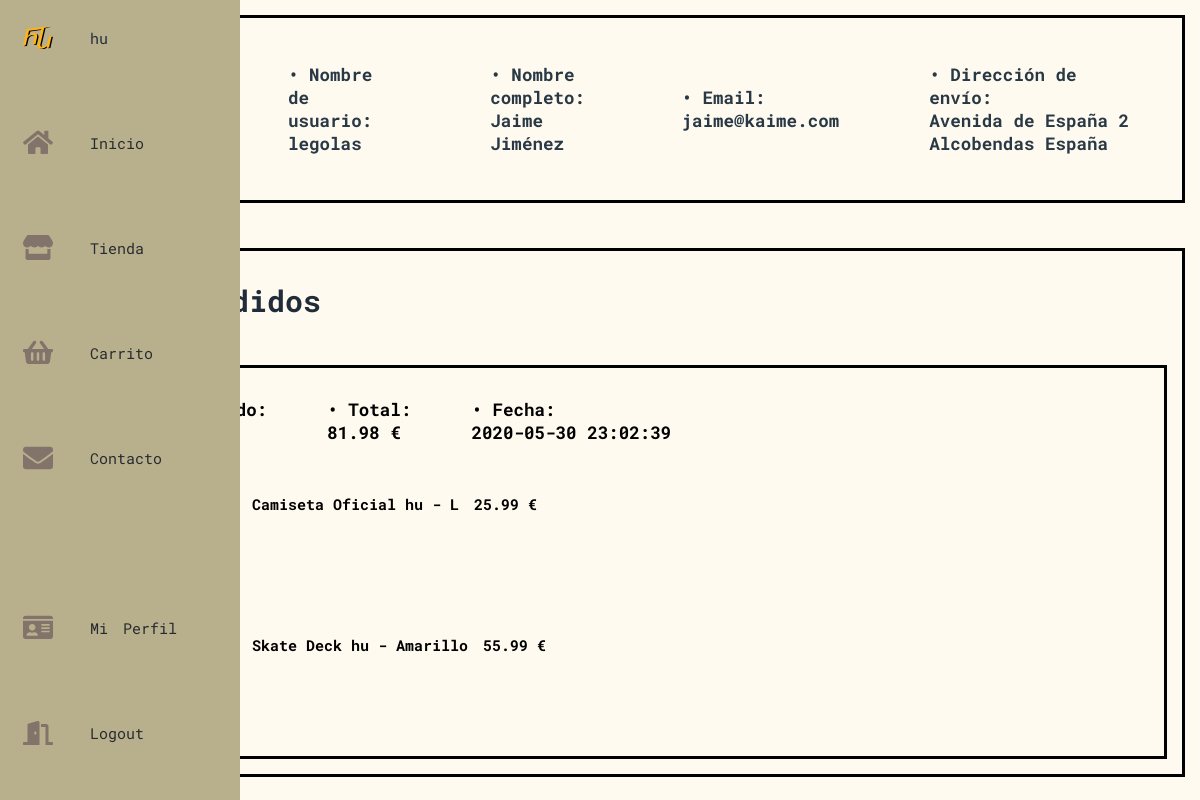
The page /perfil.php (signed in) on the database its author committed.
### tables this page shows
CREATE TABLE `user` (
  `id` int(11) NOT NULL,
  `email` varchar(30) NOT NULL,
  `password` varchar(255) NOT NULL,
  `username` varchar(11) NOT NULL,
  `name` text NOT NULL,
  `address` text NOT NULL
);

CREATE TABLE `orders` (
  `id` int(11) NOT NULL,
  `user` int(11) DEFAULT NULL,
  `subtotal` decimal(50,2) NOT NULL,
  `date` timestamp NOT NULL DEFAULT current_timestamp()
);

CREATE TABLE `orders_products` (
  `id` int(11) NOT NULL,
  `order_id` int(11) NOT NULL,
  `item` int(11) DEFAULT NULL,
  `price` decimal(50,2) NOT NULL
);

CREATE TABLE `products` (
  `id` int(11) NOT NULL,
  `name` varchar(100) NOT NULL,
  `description` text NOT NULL,
  `price` decimal(50,2) NOT NULL
);

### dao/DAOUser.php (called while the page is built, shortened)
<?php
include_once('DAO.php');
include_once('TOUser.php');
class DAOUser extends DAO {
	public function search_username($username){
		$sql = sprintf("SELECT * FROM user WHERE username = '" .$username. "'");
		if (!$this->ejecutarConsulta($sql))
			return null;
		else
		{
			$result = $this->ejecutarConsulta($sql);
			$user = new TOUser($result['id'],$result['email'],$result['password'],$result['username'], $result['name'], $result['address']);
			return $user;
		}
	}
}

### dao/DAO.php (called while the page is built, shortened)
<?php
class DAO {
	public $conn;
	public function __construct() {
		if (!$this->conn){
			$this->conn = mysqli_connect("localhost", "root", "", "hudb");
		}
	}
	public function ejecutarConsulta($query){
		$result = mysqli_query($this->conn, $query) or die($this->conn->error);
        $array = mysqli_fetch_assoc($result);
		return $array;
	}
	public function devolverConsulta($query){
		$result = mysqli_query($this->conn, $query) or die($this->conn->error);
		return $result;
	}
}
?>

### dao/TOUser.php (called while the page is built, shortened)
<?php
class TOUser {
	private $email;
	private $user_name;
	private $name;
    private $address;
	function __construct($userId='',$email='',$password='',$user_name='', $name='', $address=''){
		$this->email = $email;
		$this->user_name = $user_name;
		$this->name = $name;
		$this->address = $address;
	}
	public function get_email(){
		return $this->email;
	}
	public function get_username(){
		return $this->user_name;
	}
	public function get_name(){
		return $this->name;
	}
	public function get_address(){
		return $this->address;
	}
}
?>

### dao/TOOrder.php (called while the page is built, shortened)
<?php
class TOOrder {
	private $subtotal;
	private $date;
	function __construct($id='',$user='',$subtotal='',$date=''){
		$this->subtotal = $subtotal;
		$this->date = $date;
	}
	public function get_subtotal(){
		return $this->subtotal;
	}
	public function get_date(){
		return $this->date;
	}
}
?>

### dao/DAOOrder.php (called while the page is built, shortened)
<?php
include_once('DAO.php');
include_once('TOOrder.php');
class DAOOrder extends DAO
{
    public function show_user_orders($user)
    {
        $sql = sprintf("SELECT * FROM orders WHERE user=$user ORDER BY id DESC");
        $query = $this->devolverConsulta($sql);
        $array = [];
        while ($result = mysqli_fetch_assoc($query)) {
            $product = new TOOrder(
                $result['id'],
                $result['user'],
                $result['subtotal'],
                $result['date']
            );
            array_push($array, $product);
        }
        return $array;
    }
}

### dao/TOOProduct.php (called while the page is built, shortened)
<?php
class TOOProduct {
	private $item;
	private $price;
	function __construct($id='',$order='',$item='',$price=''){
		$this->item = $item;
        $this->price = $price;
	}
	public function get_item(){
		return $this->item;
    }
    public function get_price(){
		return $this->price;
	}
}
?>

### dao/DAOOProduct.php (called while the page is built, shortened)
<?php
include_once('DAO.php');
include_once('TOOProduct.php');
class DAOOProduct extends DAO
{
    public function show_order_items($id)
    {
        $sql = sprintf("SELECT * FROM orders_products WHERE order_id=$id ORDER BY item DESC");
        $query = $this->devolverConsulta($sql);
        $array = [];
        while ($result = mysqli_fetch_assoc($query)) {
            $product = new TOOProduct(
                $result['id'],
                $result['order_id'],
                $result['item'],
                $result['price']
            );
            array_push($array, $product);
        }
        return $array;
    }
}

### dao/DAOProduct.php (called while the page is built, shortened)
<?php
include_once('DAO.php');
include_once('TOProduct.php');
class DAOProduct extends DAO
{
    public function get_product($id)
    {
        $sql = sprintf("SELECT * FROM products WHERE id = $id");
        if (!$this->ejecutarConsulta($sql))
            return null;
        $result = $this->ejecutarConsulta($sql);
        $product = new TOProduct($result['id'], $result['name'], $result['description'], $result['price']);
        return $product;
    }
}

### dao/TOProduct.php (called while the page is built, shortened)
<?php
class TOProduct {
	private $name;
	function __construct($id='',$name='',$description='',$price=''){
		$this->name = $name;
	}
	public function get_name(){
		return $this->name;
	}
}
?>

### perfil.php (the view, shortened to what this page needs)
<?php
include_once('dao/DAOuser.php');
include_once('dao/DAOOrder.php');
include_once('dao/DAOProduct.php');
include_once('dao/DAOOProduct.php');
$dao_user = new DAOUser();
$user = $dao_user->search_username($_SESSION["username"]);
$username = $user->get_username();
$id = $user->get_id();
$name = $user->get_name();
$email = $user->get_email();
$address = $user->get_address();
?>
<!DOCTYPE html>
<html>
<head>
    <link rel="stylesheet" href="css/style.css" />
</head>
<body>
    <?php require("includes/common/navbar.php") ?>
    <main>
        <div class="personal">
            <h1 class="title">Mis Datos</h1>
            <h3 class="point">• Nombre de usuario: </br><?php echo $username; ?></h3>
            <h3 class="point">• Nombre completo: </br><?php echo $name; ?></h3>
            <h3 class="point">• Email: </br><?php echo $email; ?></h3>
            <h3 class="point">• Dirección de envío: </br><?php echo $address; ?></h3>
        </div>
        <div class="orders">
            <h1 class="title">Mis Pedidos</h1>
            <?php
            $dao_order = new DAOOrder();
            $dao_order_products = new DAOOProduct;
            $dao_product = new DAOProduct();
            $pedidos = $dao_order->show_user_orders($id);
            while (!empty($pedidos)) {
                $curr_order = array_shift($pedidos);
                $orderId = $curr_order->get_id();
                $orderTotal = $curr_order->get_subtotal();
                $orderDate = $curr_order->get_date();
            ?>
                <div class="order-frame">
                    <div class="order">
                        <h3 class="order-element">• Nº Pedido: </br><?php echo $orderId; ?></h3>
                        <h3 class="order-element">• Total: </br><?php echo $orderTotal; ?> €</h3>
                        <h3 class="order-element">• Fecha: </br><?php echo $orderDate; ?></h3>
                    </div>
                    <?php
                    $orderProducts = $dao_order_products->show_order_items($orderId);
                    while (!empty($orderProducts)) {
                        $curr_item = array_shift($orderProducts);
                        $itemId = $curr_item->get_item();
                        $itemPrice = $curr_item->get_price();
                        $itemName = $dao_product->get_product($itemId)->get_name();
                        $filePath = "img/products/" . $itemId . ".png";
                        if (file_exists($filePath)) { ?>
                            <div class="profileOrder"><img class="orderPic" alt="foto_producto" src=" <?php echo $filePath ?>">
                            <?php } else { ?>
                                <img class="orderPic" alt="foto_producto_noencontrado" src="img/notfound.jpg">
                    <?php }
                        echo '<h4>' . $itemName . ' </h4>';
                        echo '<h4 class="itemPrice">' . $itemPrice . ' €</h4>';
                        echo '</div>';
                    }
                    echo '</div>';
                }
                    ?>
                            </div>
    </main>
</body>

### css/style.css (style rules this page uses)
:root { font-size: 15px; font-family: 'Roboto Mono', monospace; --text-primary: #202C39; --text-secundary: #283845; --text-third: rgb(231, 216, 183); --bg-primary: #B8B08D; --bg-secundary: #F2D492; --bg-third: #9e6f50; --elm-primary: #4C5657; --icon-primary: rgb(56, 56, 56); --button-primary: #914411; --transition-std: 200ms; --transition-half: 200ms; }
body { color: black; background-color: rgb(255, 250, 239); margin: 0; padding: 0; }
main { margin-left: 5rem; padding: 1rem; }
.title { color: var(--text-primary); margin: 2rem; }
.point { color: var(--text-secundary); margin: 3rem; }
.personal { border-style: solid; display: flex; align-items: center; }
.orders { border-style: solid; display: flex; flex-direction: column; margin-top: 3rem; }
.order { display: flex; flex-direction: row; }
.profileOrder { display: flex; flex-direction: row; }
.order-element { margin: 2rem; }
.itemPrice { margin-left: 1rem; }
.order-frame { border-style: solid; margin: 1rem; }

### rows shown on the page
user: username "legolas", name "Jaime Jiménez", email "jaime@kaime.com", address "Avenida de España 2 Alcobendas España"
orders: subtotal "81.98", date "2020-05-30 23:02:39"
orders_products: item.name "Camiseta Oficial hu - L", price "25.99"
orders_products: item.name "Skate Deck hu - Amarillo", price "55.99"
